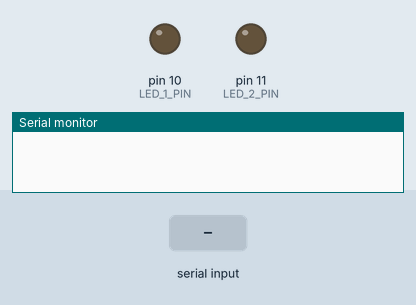
This sketch was run on a simulated Arduino Uno, built with avr-gcc and run on an emulated ATmega328P. Parts: output pins drawn as LEDs (lit = HIGH), the last lines printed to the serial monitor. Dashed ring = blinking. Inputs (shaded band) come from the test bench.

Above: at 1.2 s.
1.3 s: "90,45\n" received over Serial
At 2.8 s:
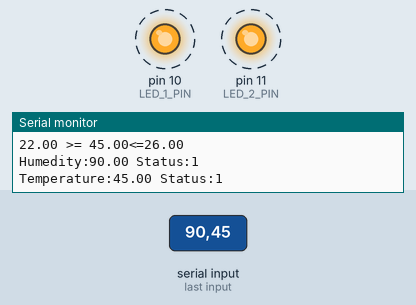
4.3 s: "1,90\n" received over Serial
7.3 s: "30,150\n" received over Serial
10.3 s: "5\n" received over Serial
Timing chart, 0 to 13.9 s (numbered marks = the images above; inputs shaded):
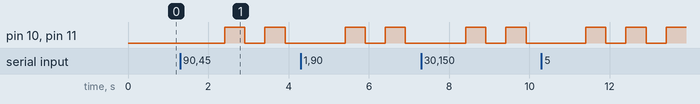

The sketch:

protothread-dth11.ino
```cpp
/* Aplicaciones en tiempo real - FRLP
  Ejemplo: 03 DTH11
  Circuito simulado: https://www.tinkercad.com/things/ffl84zS9Lln-threads/editel?sharecode=2TBQMTCOTI6vwOd5Vc-v3kFIP0pLY9kaTZ8JEdZDrDg
*/

#include <pt.h>
// #include <DHT.h>

#define LED_1_PIN 10 // humedity actuator
#define LED_2_PIN 11 // temperature actuator
#define DHTPIN 12
// #define DHTTYPE DHT11

// DHT11 Mock
class DHT11Mock
{
public:
    float h = 0;
    float t = 0;

public:
    DHT11Mock() {}
    float readHumidity()
    {
        return this->h;
    }

    float readTemperature()
    {
        return this->t;
    }

    void begin(){};

    void update(String read)
    {

        this->h = this->getValue(read, ',', 0).toFloat();
        this->t = this->getValue(read, ',', 1).toFloat();
    }

    String getValue(String data, char separator, int index)
    {
        int found = 0;
        int strIndex[] = {0, -1};
        int maxIndex = data.length() - 1;

        for (int i = 0; i <= maxIndex && found <= index; i++)
        {
            if (data.charAt(i) == separator || i == maxIndex)
            {
                found++;
                strIndex[0] = strIndex[1] + 1;
                strIndex[1] = (i == maxIndex) ? i + 1 : i;
            }
        }

        return found > index ? data.substring(strIndex[0], strIndex[1]) : "";
    };
};

//DHT dht(DHTPIN, DHTTYPE);
DHT11Mock *dht = new DHT11Mock();

unsigned int TIME_SENSOR = 5000;
static struct pt ptHumedity, ptTemperature, ptDH11; // ref:. https://www.programiz.com/c-programming/c-structures

static float humedityValue = 60.0f;
static float deltaHumedity = 2.0f;
bool activateHumedity = false;

static float temperatureValue = 24.0f;
static float deltaTemperature = 2.0f;
bool activateTemp = false;

static int threadTemperature(struct pt *pt, int PIN_ID, bool activate)
{
    static unsigned long timestap = 0;
    PT_BEGIN(pt);
    while (true)
    {
        timestap = millis();
        PT_WAIT_UNTIL(pt, activate && (millis() - timestap) > 500);
        timestap = millis();
        int currentValueLed1 = digitalRead(PIN_ID);
        currentValueLed1 == HIGH ? digitalWrite(PIN_ID, LOW) : digitalWrite(PIN_ID, HIGH);

    }

    PT_END(pt);
}

static int threadHumedity(struct pt *pt, int PIN_ID, bool activate)
{
    static unsigned long timestap = 0;
    PT_BEGIN(pt);
    while (true)
    {
        timestap = millis();
        PT_WAIT_UNTIL(pt, activate && (millis() - timestap) > 500);
        timestap = millis();
        int currentValueLed1 = digitalRead(PIN_ID);
        currentValueLed1 == HIGH ? digitalWrite(PIN_ID, LOW) : digitalWrite(PIN_ID, HIGH);

        /* code */
    }

    PT_END(pt);
}

static int threadSensorDTH11(struct pt *pt, bool *activateH, bool *activateT)
{

    // Arrancar el protothread
    PT_BEGIN(pt);
    while (1)
    {
        PT_WAIT_UNTIL(pt, Serial.available() > 0);
        Serial.println("Leer datos");
        String read = Serial.readString();
        dht->update(read);
        *activateH = checkValue(dht->readHumidity(), deltaHumedity, humedityValue);
        *activateT = checkValue( dht->readTemperature(), deltaTemperature, temperatureValue);
        Serial.println("Humedity:" + String(dht->h) + " Status:" + activateHumedity);
        Serial.println("Temperature:" + String(dht->t) + " Status:" + activateTemp);
        Serial.flush();
    }
    PT_END(pt);
}

static bool checkValue(float current, float delta, float value)
{
    Serial.println(String(value - delta) + " >= " + String(current) + "<=" + String(value + delta));
    if ((current >= (value - delta) && current <= (value + delta)))
    {
        return false;
    }
    return true;
}

void setup()
{
    // Se debe iniciar el thread
    Serial.begin(9600);

    pinMode(LED_1_PIN, OUTPUT);
    digitalWrite(LED_1_PIN, LOW);

    pinMode(LED_2_PIN, OUTPUT);
    digitalWrite(LED_2_PIN, LOW);

    dht->begin();

    PT_INIT(&ptHumedity);
    PT_INIT(&ptTemperature);
    PT_INIT(&ptDH11);
}

void loop()
{
    // Ejecutar la funcion del thread

    threadSensorDTH11(&ptDH11, &activateHumedity, &activateTemp);
    threadTemperature(&ptTemperature, LED_1_PIN, activateTemp); // Siempre se pasa el parametro por referencia
    threadHumedity(&ptHumedity, LED_2_PIN, activateHumedity);
}
```

Measured:
- after the input at 1.3 s, pin 10 (LED_1_PIN), pin 11 (LED_2_PIN): alternates HIGH for 0.50 s and LOW for 0.50 s, starting after 1.1 s
